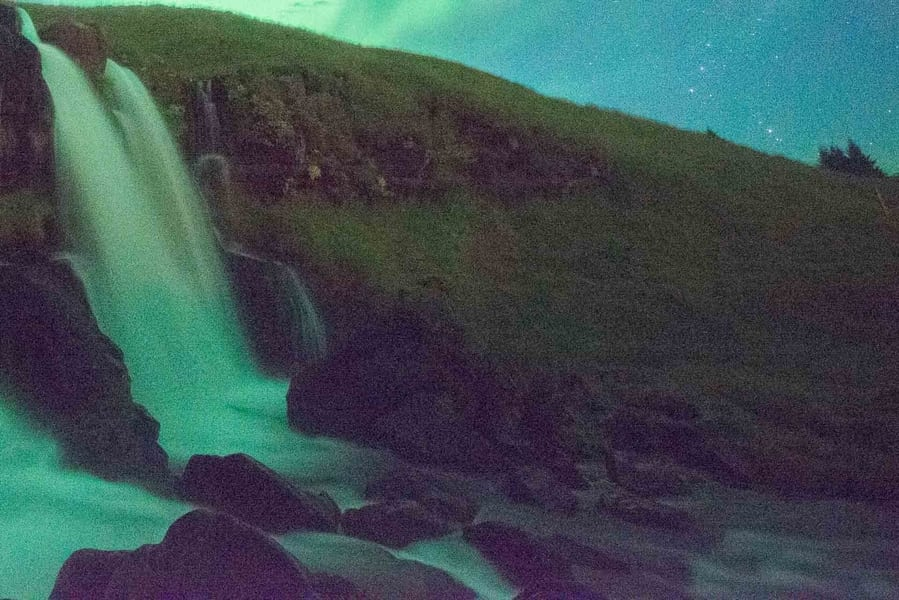
#> input picture unir/percepcion-computacional/paisaje.jpg, 899 x 600 px
$ jupyter execute --allow-errors trabajo-percepcion.ipynb
#> lines starting #> are read from the running program, lines starting #| are printed output that depends on the picture
[cell 1]
import numpy as np
from PIL import Image
import matplotlib.pyplot as plt

def gaussian_kernel(size, sigma=1):
    """Genera un kernel gaussiano."""
    kernel = np.fromfunction(
        lambda x, y: (1 / (2 * np.pi * sigma**2)) *
        np.exp(- ((x - (size - 1) / 2)**2 + (y - (size - 1) / 2)**2) / (2 * sigma**2)),
        (size, size)
    )
    return kernel / np.sum(kernel)

def convolve2d(image, kernel):
    """Aplica la convolución 2D a la imagen en escala de grises."""
    kernel_size = kernel.shape[0]
    padding = kernel_size // 2
    padded_image = np.pad(image, ((padding, padding), (padding, padding)), mode='constant')
    output = np.zeros_like(image)

    for i in range(image.shape[0]):
        for j in range(image.shape[1]):
            output[i, j] = np.sum(padded_image[i:i+kernel_size, j:j+kernel_size] * kernel)

    return output

# Leer la imagen original en escala de grises
imagen = Image.open('paisaje.jpg').convert('L')  # Convertir a escala de grises
imagen_np = np.array(imagen)

# Generar un kernel gaussiano
kernel_size = 9
sigma = 10
kernel = gaussian_kernel(kernel_size, sigma)

# Aplicar un suavizado con filtro Gaussiano
imagen_suavizada = convolve2d(imagen_np, kernel)

# Mostrar los resultados
plt.figure(figsize=(12, 6))

plt.subplot(1, 2, 1)
plt.title('Imagen Original')
plt.imshow(imagen_np, cmap='gray')
plt.axis('off')

plt.subplot(1, 2, 2)
plt.title('Imagen Suavizada')
plt.imshow(imagen_suavizada, cmap='gray')
plt.axis('off')

plt.show()

[cell 2]
def read_image_as_gray(filename):
    """Lee una imagen en escala de grises usando PIL."""
    img = Image.open(filename).convert('L')
    return np.array(img)

def invert_colors(image):
    """Invierte los colores de una imagen."""
    return 255 - image

def equalize_histogram(image):
    """Ecualiza el histograma de una imagen."""
    # Calcular el histograma y el mapa de acumulación
    hist, bins = np.histogram(image.flatten(), 256, [0,256])
    cdf = hist.cumsum()  # Función de distribución acumulada
    cdf_normalized = cdf * 255 / cdf[-1]  # Normalizar CDF
    image_eq = np.interp(image.flatten(), bins[:-1], cdf_normalized)
    return image_eq.reshape(image.shape).astype(np.uint8)

# Leer las imágenes en escala de grises
imagen2 = read_image_as_gray('paiaje2.jpg')
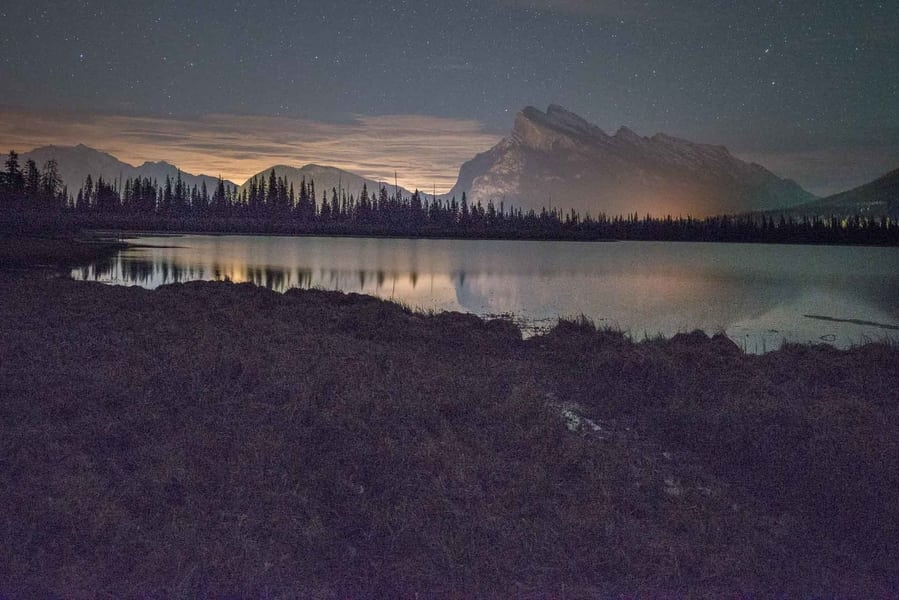
#> input picture unir/percepcion-computacional/paiaje2.jpg, 899 x 600 px

# Aplicar transformaciones
imagen2_invertida = invert_colors(imagen2)
#> in invert_colors, `return 255 - image`:
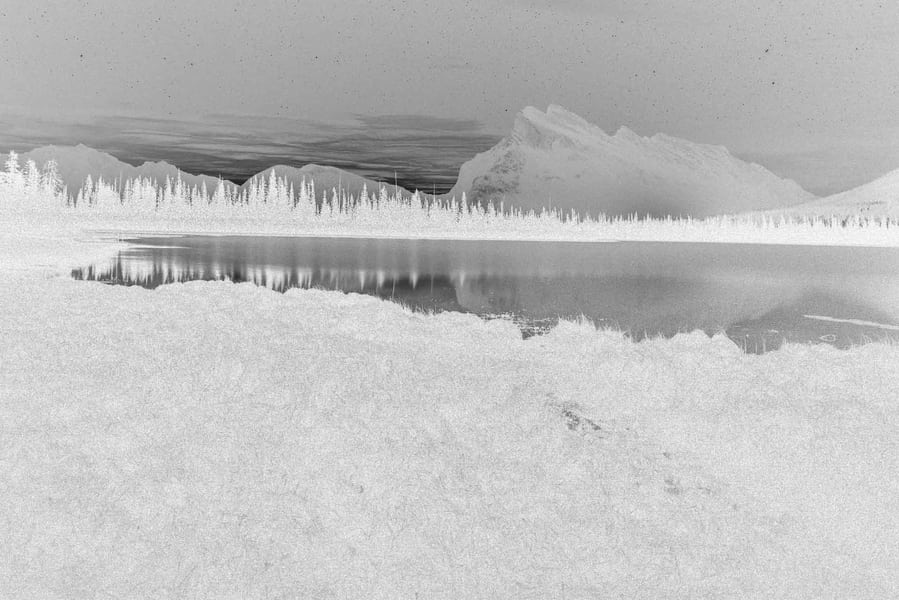
#> returned value: shape (600, 899); min 15, max 254, mean 189.7
imagen2_ecualizada = equalize_histogram(imagen2)
#> in equalize_histogram, `hist, bins = np.histogram(image.flatten(), 256, [0,256])`: hist = 256 values, max 13093 at index 43, min 0 at index 0, mean 2107; bins = 257 values from 0 to 256
#> in equalize_histogram, `cdf = hist.cumsum()`: cdf = 256 values from 0 to 539400
#> in equalize_histogram, `cdf_normalized = cdf * 255 / cdf[-1]`: cdf_normalized = 256 values from 0 to 255

# Mostrar las imágenes
plt.figure(figsize=(18, 6))

# Imagen Original
plt.subplot(1, 3, 1)
plt.title('Imagen Original')
plt.imshow(imagen2, cmap='gray')
plt.axis('off')

# Imagen Invertida
plt.subplot(1, 3, 2)
plt.title('Imagen Invertida')
plt.imshow(imagen2_invertida, cmap='gray')
plt.axis('off')

# Imagen Ecualizada
plt.subplot(1, 3, 3)
plt.title('Imagen Ecualizada')
plt.imshow(imagen2_ecualizada, cmap='gray')
plt.axis('off')

plt.show()

[cell 3]
def adjust_brightness(image, factor):
    """Ajusta el brillo de la imagen."""
    return np.clip(image * factor, 0, 255).astype(np.uint8)

def adjust_contrast(image, factor):
    """Ajusta el contraste de la imagen."""
    mean = np.mean(image)
    return np.clip((image - mean) * factor + mean, 0, 255).astype(np.uint8)

# Leer la imagen
img = np.array(Image.open('playa.jpg').convert('L'))
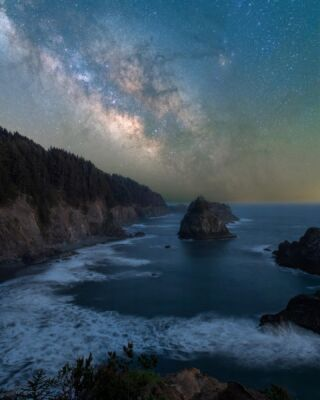
#> input picture unir/percepcion-computacional/playa.jpg, 320 x 400 px
#> img: shape (400, 320)

# Ajustar brillo y contraste
img_bright = adjust_brightness(img, 1.5)
#> in adjust_brightness, `return np.clip(image * factor, 0, 255).astype(np.uint8)`:
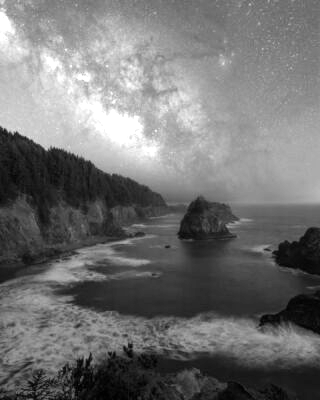
#> returned value: shape (400, 320); min 0, max 255, mean 114
img_contrast = adjust_contrast(img, 1.5)
#> in adjust_contrast, `mean = np.mean(image)`: mean = 76.42

# Mostrar resultados
plt.figure(figsize=(12, 6))

plt.subplot(1, 2, 1)
plt.title('Imagen con Brillo Ajustado')
plt.imshow(img_bright, cmap='gray')
plt.axis('off')

plt.subplot(1, 2, 2)
plt.title('Imagen con Contraste Ajustado')
plt.imshow(img_contrast, cmap='gray')
plt.axis('off')

plt.show()

[cell 4]
def hist_equalization(image):
    """Aplica ecualización de histograma a una imagen."""
    # Calcular el histograma de la imagen
    hist, bins = np.histogram(image.flatten(), 256, [0, 256])

    # Calcular la función de distribución acumulativa (CDF)
    cdf = hist.cumsum()
    cdf_normalized = cdf * hist.max() / cdf.max()

    # Ecualizar la CDF
    cdf_m = np.ma.masked_equal(cdf, 0)
    cdf_m = (cdf_m - cdf_m.min()) * 255 / (cdf_m.max() - cdf_m.min())
    cdf_final = np.ma.filled(cdf_m, 0).astype('uint8')

    # Mapear los valores originales de la imagen a los ecualizados
    img_equalized = cdf_final[image]

    return img_equalized

# Cargar la imagen en escala de grises
imagen = np.array(Image.open('perfil.jpg').convert('L'))
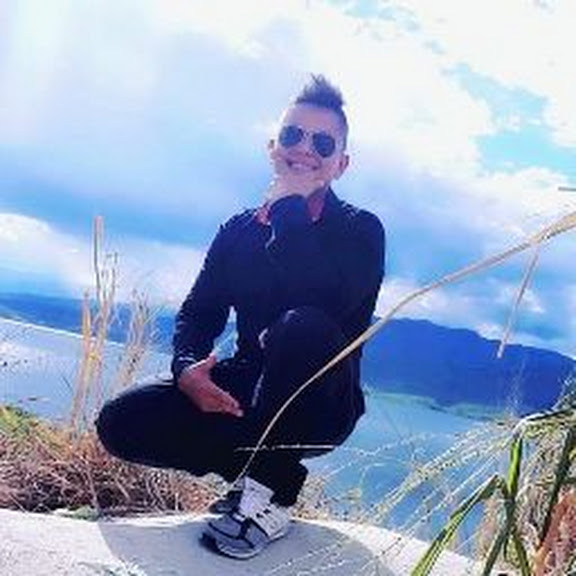
#> input picture unir/percepcion-computacional/perfil.jpg, 576 x 576 px
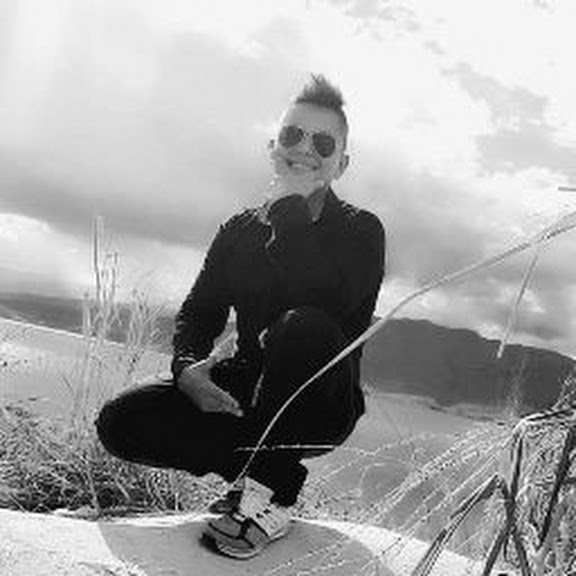
#> imagen: shape (576, 576); min 0, max 255, mean 160.3

# Aplicar la ecualización de histograma
imagen_ecualizada = hist_equalization(imagen)
#> in hist_equalization, `hist, bins = np.histogram(image.flatten(), 256, [0, 256])`: hist = 256 values, max 14054 at index 246, min 4 at index 0, mean 1296; bins = 257 values from 0 to 256
#> in hist_equalization, `cdf = hist.cumsum()`: cdf = 256 values from 4 to 331776
#> in hist_equalization, `cdf_normalized = cdf * hist.max() / cdf.max()`: cdf_normalized = 256 values from 0.169 to 14054
#> in hist_equalization, `cdf_final = np.ma.filled(cdf_m, 0).astype('uint8')`: cdf_final = 256 values from 0 to 255

# Mostrar la imagen original y la imagen con iluminación mejorada
plt.figure(figsize=(12, 6))
plt.subplot(121), plt.imshow(imagen, cmap='gray'), plt.title('Imagen Original')
plt.subplot(122), plt.imshow(imagen_ecualizada, cmap='gray'), plt.title('Imagen con Ecualización de Histograma')
plt.show()

[cell 5]
def gaussian_kernel(kernel_size, sigma):
    """Genera un kernel gaussiano."""
    ax = np.linspace(-(kernel_size // 2), kernel_size // 2, kernel_size)
    xx, yy = np.meshgrid(ax, ax)
    kernel = np.exp(-0.5 * (np.square(xx) + np.square(yy)) / np.square(sigma))
    return kernel / np.sum(kernel)

def apply_filter(image, kernel):
    """Aplica un filtro a la imagen usando convolución."""
    kernel_size = kernel.shape[0]
    pad = kernel_size // 2
    padded_image = np.pad(image, pad, mode='constant', constant_values=0)
    output = np.zeros_like(image)

    for i in range(image.shape[0]):
        for j in range(image.shape[1]):
            region = padded_image[i:i+kernel_size, j:j+kernel_size]
            output[i, j] = np.sum(region * kernel)

    return output

def realzar_imagen(imagen, kernel_size, sigma):
    """Realza la imagen usando un filtro gaussiano y la resta."""
    # Generar el kernel gaussiano
    kernel = gaussian_kernel(kernel_size, sigma)

    # Aplicar el filtro gaussiano
    imagen_suavizada = apply_filter(imagen, kernel)

    # Restar la imagen suavizada de la original
    resta = imagen - imagen_suavizada

    # Realce de la imagen sumando la resta a la original
    imagen_realzada = np.clip(imagen + resta, 0, 255)  # Clip para mantener valores en el rango [0, 255]

    return imagen_suavizada, resta, imagen_realzada

# Leer la imagen original en escala de grises
imagen = np.array(Image.open('noise.jpg').convert('L'))
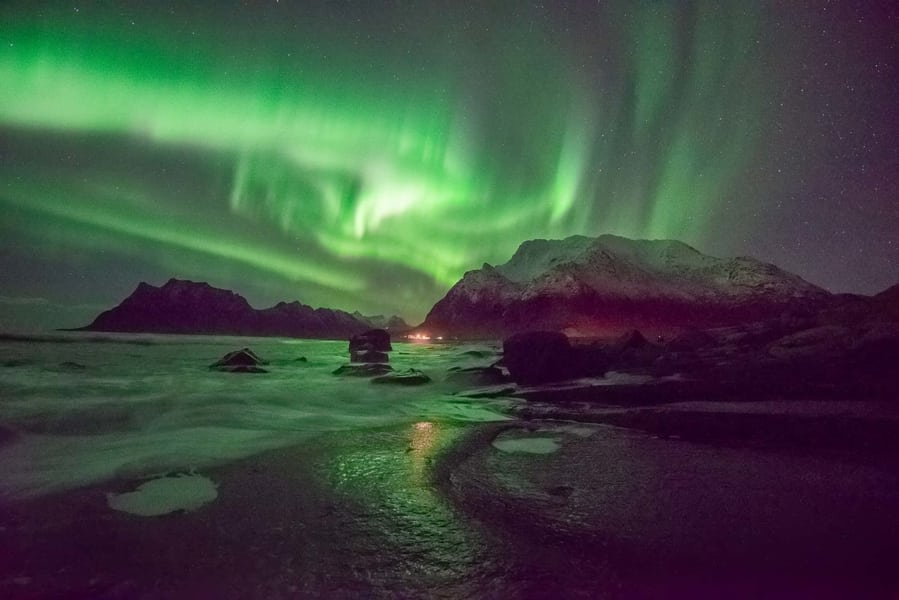
#> input picture unir/percepcion-computacional/noise.jpg, 899 x 600 px
#> imagen: shape (600, 899)

# Aplicar el realce
imagen_suavizada, resta, imagen_realzada = realzar_imagen(imagen, 9, 10)

# Mostrar los resultados
plt.figure(figsize=(12, 6))

plt.subplot(1, 3, 1)
plt.title('Imagen Original')
plt.imshow(imagen, cmap='gray')
plt.axis('off')

plt.subplot(1, 3, 2)
plt.title('Imagen Suavizada')
plt.imshow(imagen_suavizada, cmap='gray')
plt.axis('off')

plt.subplot(1, 3, 3)
plt.title('Imagen Realzada')
plt.imshow(imagen_realzada, cmap='gray')
plt.axis('off')

plt.show()

[cell 6]
def salt_and_pepper(image, salt_prob, pepper_prob):
    img_array = np.array(image)
    if len(img_array.shape) == 3:
        img_array = img_array[:, :, 0]
    noisy_img = np.copy(img_array)
    total_pixels = img_array.size
    num_salt = int(np.ceil(salt_prob * total_pixels))
    num_pepper = int(np.ceil(pepper_prob * total_pixels))
    salt_coords = [np.random.randint(0, i, num_salt) for i in img_array.shape]
    noisy_img[salt_coords[0], salt_coords[1]] = 255
    pepper_coords = [np.random.randint(0, i, num_pepper) for i in img_array.shape]
    noisy_img[pepper_coords[0], pepper_coords[1]] = 0
    return noisy_img

def median_filter(image, kernel_size):
    """Aplica un filtro de mediana."""
    padding = kernel_size // 2
    padded_image = np.pad(image, padding, mode='constant')
    filtered_image = np.zeros_like(image)

    for i in range(image.shape[0]):
        for j in range(image.shape[1]):
            # Extraer la ventana alrededor del píxel (i, j)
            window = padded_image[i:i+kernel_size, j:j+kernel_size]
            # Ordenar los valores de la ventana y obtener la mediana
            median_value = np.median(window)
            # Colocar la mediana en la imagen filtrada
            filtered_image[i, j] = median_value

    return filtered_image

# Cargar imagen
image_path = 'paris.jpg'
image = Image.open(image_path).convert('L')
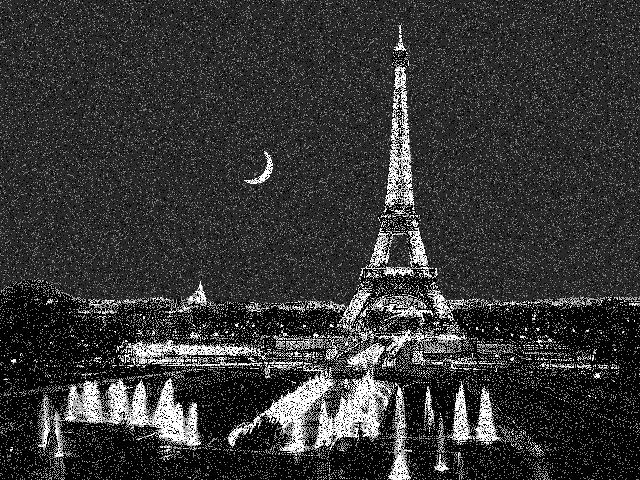
#> input picture unir/percepcion-computacional/paris.jpg, 640 x 480 px

# Aplicar filtro de sal y pimienta
salt_prob = 0.02
pepper_prob = 0.02
noisy_image = salt_and_pepper(image, salt_prob, pepper_prob)

# Aplicar filtro de mediana
filtered_image = median_filter(noisy_image, kernel_size=3)

# Mostrar las imágenes
plt.figure(figsize=(25, 5))
plt.subplot(1, 3, 1)
plt.title('Imagen con Ruido')
plt.imshow(noisy_image, cmap='gray')
plt.axis('off')

plt.subplot(1, 3, 2)
plt.title('Imagen Filtro de Mediana')
plt.imshow(filtered_image, cmap='gray')
plt.axis('off')

plt.show()

[cell 7]
# [32 lines left out: functions mean_blur, wiener_filter, not called in this run]

# Cargar imagen
image_path = 'lobo.jpg'
#> (the rest of this cell did not finish here and is left out)

[cell 8]
def convolve(image, kernel):
    """Aplica una convolución manualmente sobre la imagen con el kernel dado."""
    image_height, image_width = image.shape
    kernel_height, kernel_width = kernel.shape

    # Asumimos que el kernel es cuadrado de tamaño impar
    pad_h = kernel_height // 2
    pad_w = kernel_width // 2

    # Inicializamos la imagen de salida con ceros
    output = np.zeros((image_height, image_width))

    # Aplicamos la convolución
    for i in range(pad_h, image_height - pad_h):
        for j in range(pad_w, image_width - pad_w):
            region = image[i - pad_h:i + pad_h + 1, j - pad_w:j + pad_w + 1]
            output[i, j] = np.sum(region * kernel)

    return output

def sobel_filters(image):
    """Aplica los filtros de Sobel en las direcciones x e y y calcula la magnitud combinada."""
    # Definir los kernels de Sobel estándar
    kernel_x = np.array([[-1, 0, 1],
                         [-2, 0, 2],
                         [-1, 0, 1]])

    kernel_y = np.array([[-1, -2, -1],
                         [ 0,  0,  0],
                         [ 1,  2,  1]])

    # Aplicar los filtros de Sobel
    sobel_x = convolve(image, kernel_x)
    sobel_y = convolve(image, kernel_y)
#> after the loop in convolve (call 2), `for i in range(pad_h, image_height - pad_h):`:
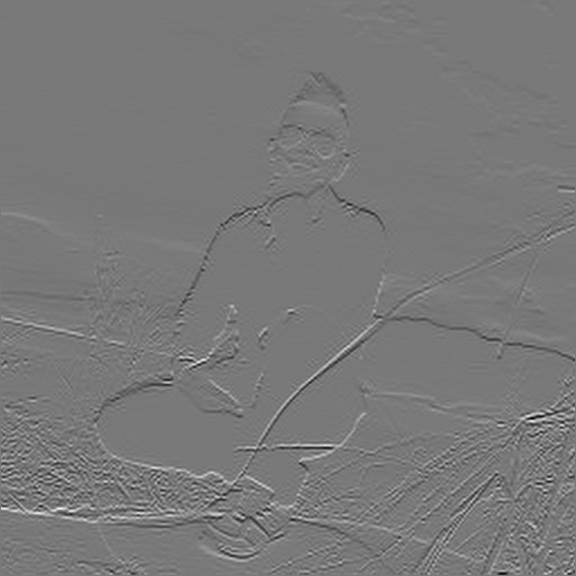
#> output: shape (576, 576) float64; min -834, max 918, mean -0.9; drawn with min black and max white

    # Calcular la magnitud del gradiente
    sobel_combined = np.sqrt(sobel_x**2 + sobel_y**2)

    # Normalizar para visualizar correctamente
    sobel_combined = (sobel_combined / np.max(sobel_combined) * 255).astype(np.uint8)

    return sobel_x, sobel_y, sobel_combined

# Leer la imagen en escala de grises
img = np.array(Image.open('perfil.jpg').convert('L'))

# Aplicar los filtros de Sobel
sobel_x, sobel_y, sobel_combined = sobel_filters(img)
#> in sobel_filters, `sobel_combined = np.sqrt(sobel_x**2 + sobel_y**2)`:
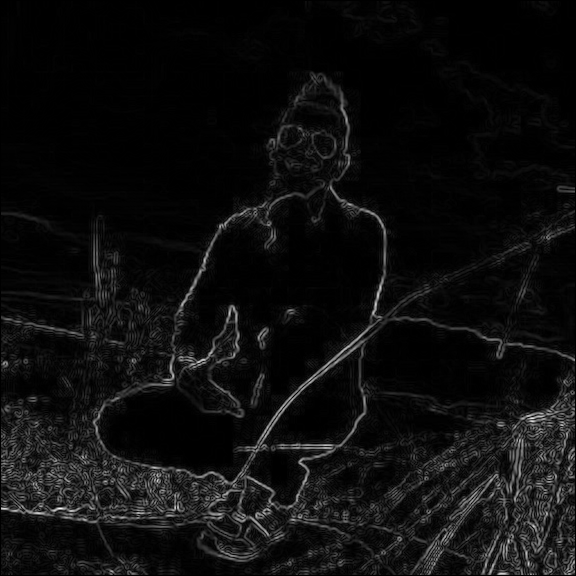
#> sobel_combined: shape (576, 576) float64; min 0, max 918, mean 50.8; drawn with min black and max white

# Mostrar los resultados
plt.figure(figsize=(12, 6))
plt.subplot(131), plt.imshow(sobel_x, cmap='gray'), plt.title('Sobel - Horizontal')
plt.subplot(132), plt.imshow(sobel_y, cmap='gray'), plt.title('Sobel - Vertical')
plt.subplot(133), plt.imshow(sobel_combined, cmap='gray'), plt.title('Sobel - Combinado')
plt.show()
